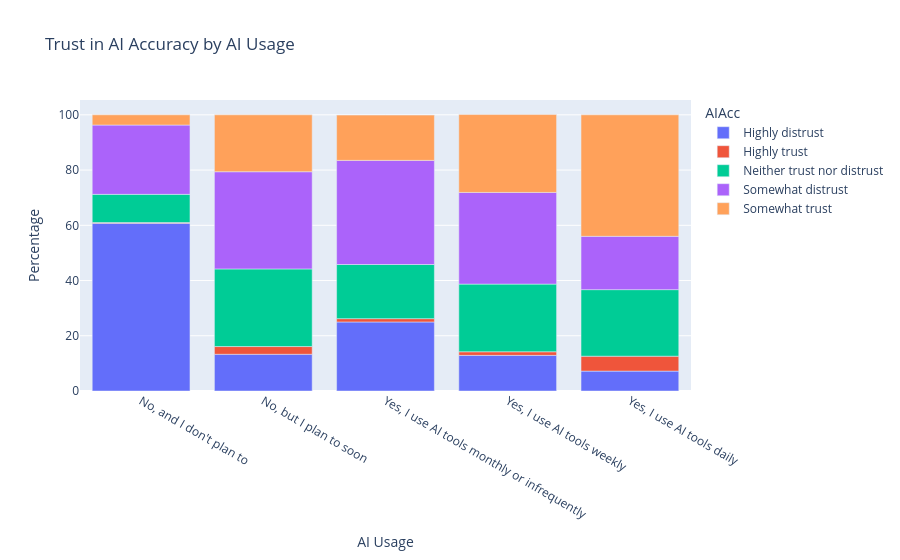

The notebook cell saved with this chart:
### Code cell
fig = px.bar(
    trust_percent,
    x=trust_percent.index,
    y=trust_percent.columns,
    title='Trust in AI Accuracy by AI Usage')

fig.update_layout(
    xaxis_title='AI Usage',
    yaxis_title='Percentage')

fig.show()

### Figure 1 — Plotly figure (JSON) as saved in the notebook; plotly's stock layout.template omitted (floating-point values rounded to 4 significant figures)
{"data": [{"hovertemplate": "AIAcc=Highly distrust<br>AISelect=%{x}<br>value=%{y}<extra></extra>", "legendgroup": "Highly distrust", "marker": {"color": "#636efa", "pattern": {"shape": ""}}, "name": "Highly distrust", "orientation": "v", "showlegend": true, "textposition": "auto", "type": "bar", "x": ["No, and I don't plan to", "No, but I plan to soon", "Yes, I use AI tools monthly or infrequently", "Yes, I use AI tools weekly", "Yes, I use AI tools daily"], "xaxis": "x", "y": [60.7, 13.3, 25.0, 12.9, 7.2], "yaxis": "y"}, {"hovertemplate": "AIAcc=Highly trust<br>AISelect=%{x}<br>value=%{y}<extra></extra>", "legendgroup": "Highly trust", "marker": {"color": "#EF553B", "pattern": {"shape": ""}}, "name": "Highly trust", "orientation": "v", "showlegend": true, "textposition": "auto", "type": "bar", "x": ["No, and I don't plan to", "No, but I plan to soon", "Yes, I use AI tools monthly or infrequently", "Yes, I use AI tools weekly", "Yes, I use AI tools daily"], "xaxis": "x", "y": [0.3, 2.8, 1.2, 1.3, 5.4], "yaxis": "y"}, {"hovertemplate": "AIAcc=Neither trust nor distrust<br>AISelect=%{x}<br>value=%{y}<extra></extra>", "legendgroup": "Neither trust nor distrust", "marker": {"color": "#00cc96", "pattern": {"shape": ""}}, "name": "Neither trust nor distrust", "orientation": "v", "showlegend": true, "textposition": "auto", "type": "bar", "x": ["No, and I don't plan to", "No, but I plan to soon", "Yes, I use AI tools monthly or infrequently", "Yes, I use AI tools weekly", "Yes, I use AI tools daily"], "xaxis": "x", "y": [10.2, 28.1, 19.6, 24.5, 24.1], "yaxis": "y"}, {"hovertemplate": "AIAcc=Somewhat distrust<br>AISelect=%{x}<br>value=%{y}<extra></extra>", "legendgroup": "Somewhat distrust", "marker": {"color": "#ab63fa", "pattern": {"shape": ""}}, "name": "Somewhat distrust", "orientation": "v", "showlegend": true, "textposition": "auto", "type": "bar", "x": ["No, and I don't plan to", "No, but I plan to soon", "Yes, I use AI tools monthly or infrequently", "Yes, I use AI tools weekly", "Yes, I use AI tools daily"], "xaxis": "x", "y": [25.1, 35.2, 37.7, 33.2, 19.3], "yaxis": "y"}, {"hovertemplate": "AIAcc=Somewhat trust<br>AISelect=%{x}<br>value=%{y}<extra></extra>", "legendgroup": "Somewhat trust", "marker": {"color": "#FFA15A", "pattern": {"shape": ""}}, "name": "Somewhat trust", "orientation": "v", "showlegend": true, "textposition": "auto", "type": "bar", "x": ["No, and I don't plan to", "No, but I plan to soon", "Yes, I use AI tools monthly or infrequently", "Yes, I use AI tools weekly", "Yes, I use AI tools daily"], "xaxis": "x", "y": [3.7, 20.6, 16.4, 28.2, 44.0], "yaxis": "y"}], "layout": {"barmode": "relative", "legend": {"title": {"text": "AIAcc"}, "tracegroupgap": 0}, "title": {"text": "Trust in AI Accuracy by AI Usage"}, "xaxis": {"anchor": "y", "domain": [0, 1], "title": {"text": "AI Usage"}}, "yaxis": {"anchor": "x", "domain": [0, 1], "title": {"text": "Percentage"}}}}
